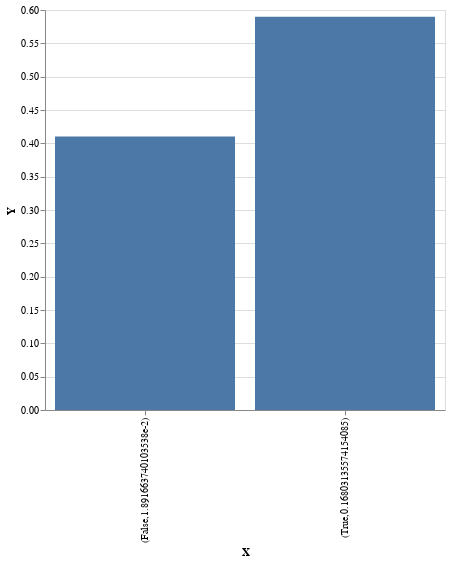

Write notebook code for a chart like this one.
### Code cell
xws <- Lazy.mh 0.5 model

plot $ first (T.pack . show) <$> toEmpirical (take 10000 xws)

### Figure 1 — Vega-Lite specification as saved in the notebook (floating-point values rounded to 4 significant figures)
{"$schema": "https://vega.github.io/schema/vega-lite/v4.json", "data": {"values": [{"X": "(True,0.16803135574154085)", "Y": 0.5898}, {"X": "(False,1.891663740103538e-2)", "Y": 0.4102}]}, "encoding": {"x": {"field": "X", "type": "nominal"}, "y": {"field": "Y", "type": "quantitative"}}, "height": 400, "mark": "bar", "width": 400}
